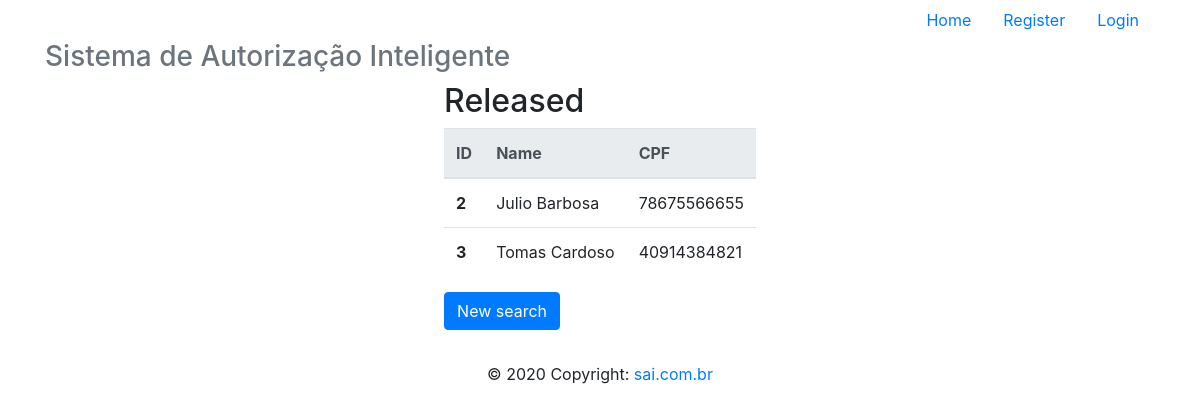
Page /readAllReleased/juliocb on the earlier database version.
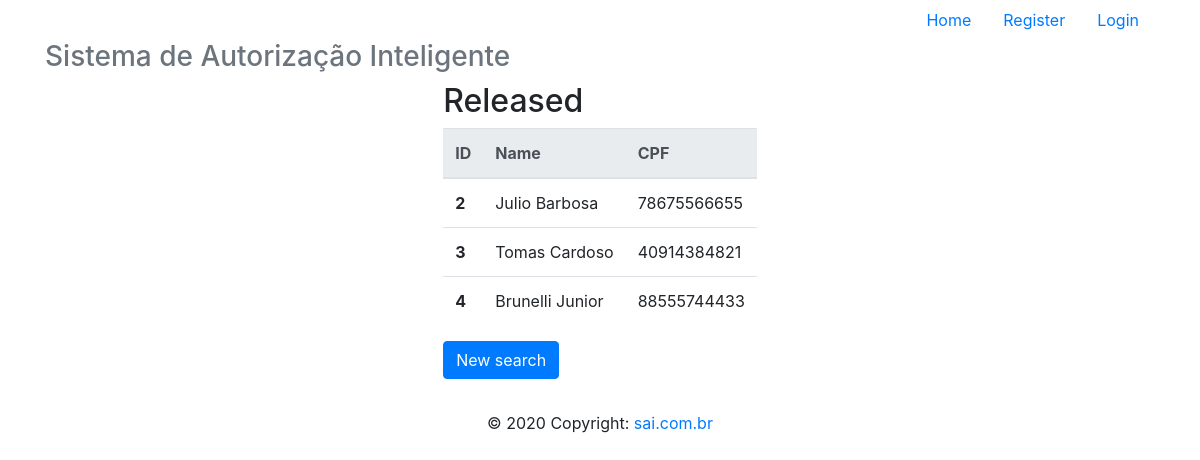
Same page on the later database version.
### app/models/tables.py (models this page shows, shortened)
class Released(db.Model):
    __tablename__ = "released"
    id = db.Column(db.Integer, primary_key=True)
    name = db.Column(db.String)
    cpf = db.Column(db.String, unique=True)
    user_id = db.Column(db.Integer, db.ForeignKey('users.id'))
    user = db.relationship('User', foreign_keys=user_id)

### app/controllers/default.py (the view)
@app.route("/readAllReleased/<username>", methods=['GET', 'POST'])
@app.route("/readAllReleased", methods=['GET', 'POST'])
def readAllReleased(username):
    user = User.query.filter_by(username=username).first()
    lista = Released.query.filter_by(user_id=user.id)
    return render_template('readAllReleased.html',
                            lista=lista)

### app/templates/readAllReleased.html
{% extends 'base.html' %}
{% block content %}
    <div class="d-flex justify-content-center">
        <div class="form-group">
                <h2>Released</h2>
            <table class="table">
                <thead class="thead-light">
                <tr>
                    <th scope="col">ID</th>
                    <th scope="col">Name</th>
                    <th scope="col">CPF</th>
                </tr>
                </thead>
                <tbody>
                    {% for released in lista %}
                        <tr>
                            <th scope="row">{{ released.id }}</th>
                            <td>{{ released.name }}</td>
                            <td>{{ released.cpf }}</td>
                        </tr>
                    {% endfor %}
                </tbody>
            </table>
            <form action="{{ url_for('readReleased', username=current_user.username) }}" method="POST">
                <button type="submit" class="btn btn-primary" name="newSearch">New search</button>
            </form>
        </div>
    </div>
{% endblock %}

Differences in the rows shown:
added Released: id "4", name "Brunelli Junior", cpf "88555744433"
